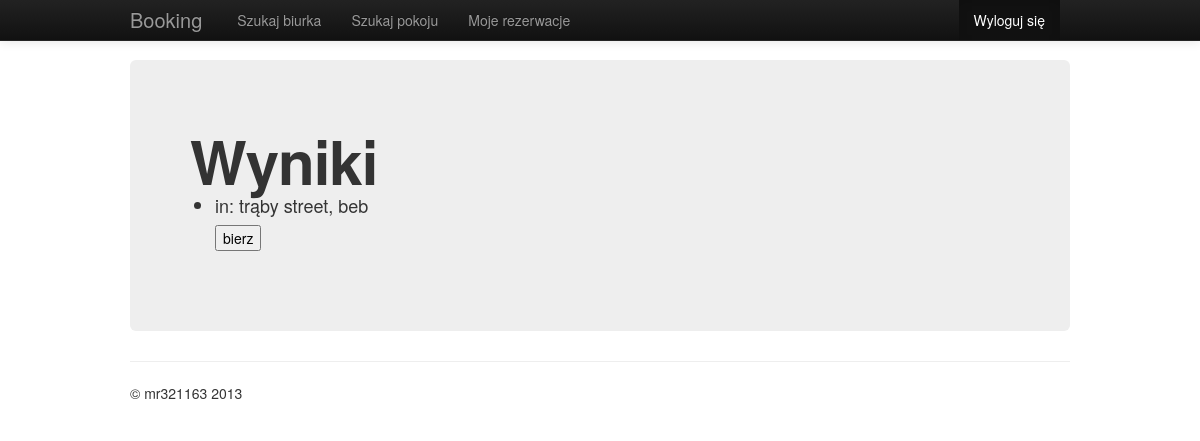
Page /booking/desk_results/ (signed in) on the earlier database version.
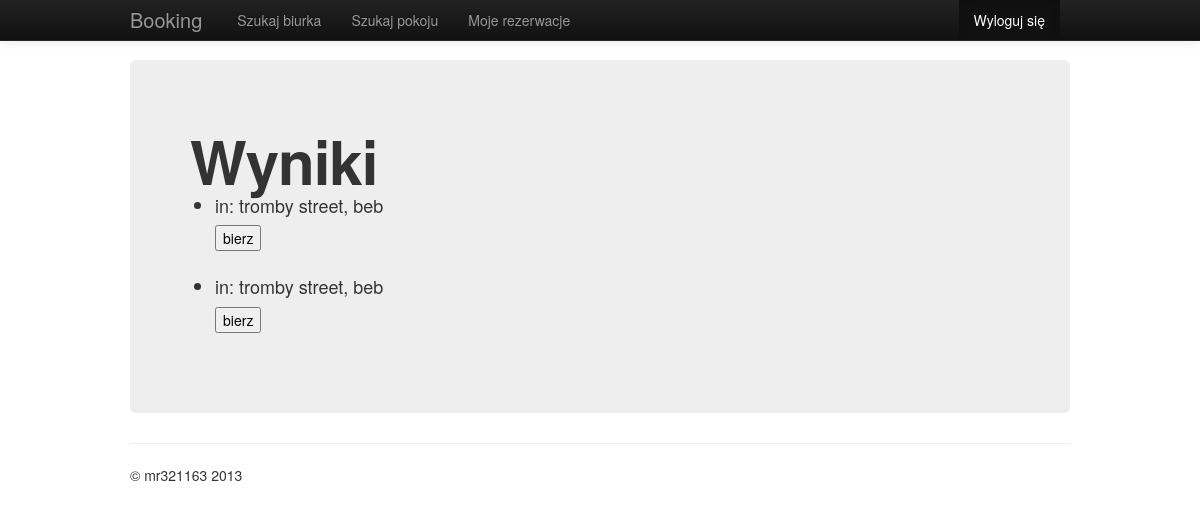
Same page on the later database version.
### booking/models.py (models this page shows)
class Desk(models.Model):
    room = models.ForeignKey(Room)
    description = models.TextField()
    def __unicode__(self):
        return "in: " + str(self.room)

class Room(models.Model):
    city = models.CharField(max_length=100)
    street = models.CharField(max_length=100)
    def __unicode__(self):
        return self.street + " street, " + self.city

### booking/views.py (the view)
class DeskList(ListView):
    template_name = 'booking/desk_results.html'
    def get_queryset(self):
        return Desk.objects.all()

### booking/templates/booking/desk_results.html (shortened to what this page needs)
{% extends 'booking/base.html' %}
{%  block content_title %}Wyniki{%  endblock %}
{%  block content %}
    {% if object_list %}
        <ul>
            {% for desk in object_list %}
                <li>{{ desk }}
                <form method="post" action="{% url 'b:book_desk' %}">
                    <input type="submit" value="bierz" />
                </form>
            {% endfor %}
        </ul>
    {% else %}
        <p>No desks are available.</p>
    {% endif %}
{% endblock %}

Differences in the rows shown:
changed through a linked row, Desk (number 1 of 2 on the later page): room.city "in: trąby street, beb" → "in: tromby street, beb"
added Desk: room.city "in: tromby street, beb"
